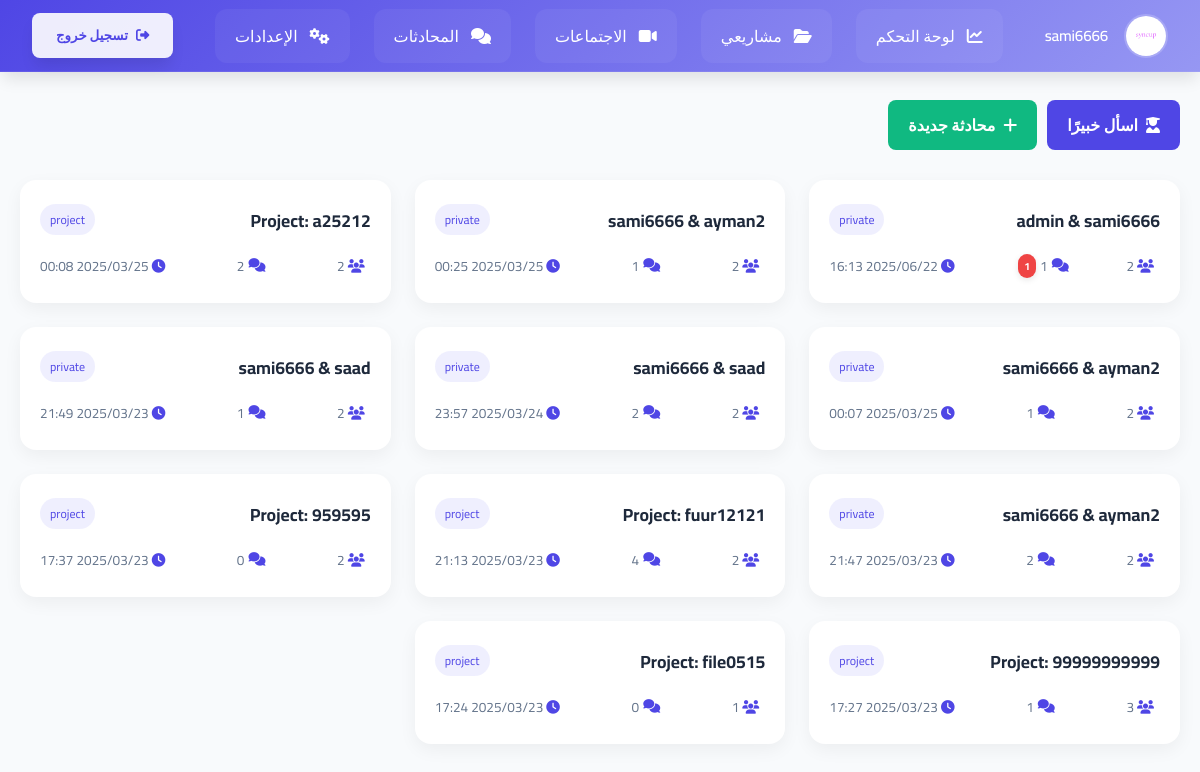
The app's page /chat/ (signed in) with its own data.
### users/models.py (models this page shows, shortened)
class CustomUser(AbstractUser):
    phone_regex = RegexValidator(
        regex=r'^05\d{8}$',
        message="Phone number must start with 05 and be exactly 10 digits."
    )
    phone_number = models.CharField(
        max_length=10,
        unique=True,
        validators=[phone_regex],
        help_text="Phone number must start with 05 and contain exactly 10 digits."
    )
    ROLE_CHOICES = [
        ('member', 'Member'),
        ('expert', 'Expert')
    ]
    role = models.CharField(
        max_length=10,
        choices=ROLE_CHOICES,
        default='member'
    )
    profile_image = models.ImageField(
        upload_to='profile_pics/',
        default='profile_pics/p.png',
        blank=True,
        null=True
    )
    short_bio = models.CharField(
        max_length=15,
        blank=True,
        help_text="Short description (e.g., AI Expert, UI Guru)."
    )
    full_bio = models.TextField(
        blank=True,
        help_text="Detailed biography or personal summary."
    )
    groups = models.ManyToManyField(
        'auth.Group',
        related_name='custom_user_groups',
        blank=True
    )
    user_permissions = models.ManyToManyField(
        'auth.Permission',
        related_name='custom_user_permissions',
        blank=True
    )

### chat/models.py (models this page shows, shortened)
class ChatRoom(models.Model):
    ROOM_TYPES = [
        ('project', 'Project Chat'),
        ('private', 'Private Chat'),
        ('public', 'Public Chat'),
        ('expert', 'Expert Chat'),
    ]
    room_type = models.CharField(max_length=20, choices=ROOM_TYPES)
    name = models.CharField(max_length=255, blank=True, null=True)  # اسم وصفي اختياري
    project = models.ForeignKey(Project, on_delete=models.CASCADE, null=True, blank=True)
    participants = models.ManyToManyField(CustomUser, related_name='chat_rooms')
    created_at = models.DateTimeField(auto_now_add=True)

### chat/views.py (the view)
# urls.py: path('', chat_list, name='chat_list'),
@login_required
def chat_list(request):
    chats = ChatRoom.objects.filter(participants=request.user).annotate(
        unread_count=Count(
            'messages',
            filter=Q(messages__is_read=False) & ~Q(messages__sender=request.user)
        )
    ).order_by('-created_at')
    return render(request, 'chat_list.html', {'chats': chats})

### templates/chat_list.html (shortened to what this page needs)
<!DOCTYPE html>
<html lang="en">
<head>
  <link rel="stylesheet" href="https://cdnjs.cloudflare.com/ajax/libs/font-awesome/6.4.0/css/all.min.css" />
</head>
<body>
  {% include 'navbar.html' %}
  <div class="container">
    <div class="header">
      <div class="actions">
        <a href="{% url 'expert_page' %}" class="btn btn-expert">
          <i class="fas fa-user-graduate"></i> اسأل خبيرًا
        </a>
        <a href="{% url 'start_private_chat' %}" class="btn btn-user">
          <i class="fas fa-plus"></i> محادثة جديدة
        </a>
      </div>
    </div>
    <div class="chat-grid">
      {% for chat in chats %}
      <a href="{% url 'chat_detail' chat.id %}" class="chat-link">
        <div class="chat-card">
          <div class="chat-header">
            <div class="chat-title">{{ chat.name|default:"دردشة بدون اسم" }}</div>
            <div class="chat-type">{{ chat.room_type }}</div>
          </div>
          <div class="chat-meta">
            <span><i class="fas fa-users"></i> {{ chat.participants.count }}</span>
            <span class="message-count">
              <i class="fas fa-comments"></i> {{ chat.messages.count }}
              {% if chat.unread_count > 0 %}
              <span class="unread-badge">{{ chat.unread_count }}</span>
              {% endif %}
            </span>
            <span><i class="fas fa-clock"></i> {{ chat.created_at|date:"Y/m/d H:i" }}</span>
          </div>
        </div>
      </a>
      {% empty %}
      <div class="chat-card">
        <p style="text-align:center; color: var(--subtle);">لا توجد غرف دردشة نشطة حالياً. ابدأ واحدة الآن!</p>
      </div>
      {% endfor %}
    </div>
  </div>
</body>
</html>

### templates/navbar.html (shortened to what this page needs)
<!DOCTYPE html>
<html lang="ar" dir="rtl">
<head>
    <link rel="stylesheet" href="https://cdnjs.cloudflare.com/ajax/libs/font-awesome/6.4.2/css/all.min.css">
</head>
<body>
    <nav class="navbar">
        <div class="profile">
            <img src="{{ user.profile_image.url }}"
                 class="profile__image"
                 onerror="this.onerror=null; this.src='/media/profile_pics/p.png';"
                 alt="صورة المستخدم">
            <span class="profile__name">{{ user.username }}</span>
        </div>
        <div class="nav-links">
            {% if user.role != 'expert' %}
                <a href="{% url 'dashboard' %}" class="nav-link">
                    <i class="fas fa-chart-line"></i>
                    <span>لوحة التحكم</span>
                </a>
                <a href="{% url 'projects_list' %}" class="nav-link">
                    <i class="fas fa-folder-open"></i>
                    <span>مشاريعي</span>
                </a>
            {% endif %}
            {% if user.role == 'expert' %}
                <a href="{% url 'expert_availability_manage' %}" class="nav-link">
                    <i class="fas fa-calendar-alt"></i>
                    <span>مواعيدي</span>
                </a>
                <a href="{% url 'edit_expert_bio' %}" class="nav-link">
                    <i class="fas fa-user-edit"></i>
                    <span>السيرة الذاتية</span>
                </a>
            {% else %}
                <a href="{% url 'meeting_list' %}" class="nav-link">
                    <i class="fas fa-video"></i>
                    <span>الاجتماعات</span>
                </a>
            {% endif %}
            <a href="{% url 'chat_list' %}" class="nav-link">
                <i class="fas fa-comments"></i>
                <span>المحادثات</span>
            </a>
            <a href="{% url 'settings' %}" class="nav-link">
                <i class="fas fa-cogs"></i>
                <span>الإعدادات</span>
            </a>
        </div>
        <form id="logout-form" action="{% url 'logout' %}" method="post">
            <button type="submit" class="logout">
                <i class="fas fa-sign-out-alt"></i>
                <span class="logout__text">تسجيل خروج</span>
            </button>
        </form>
    </nav>
</body>
</html>

### templates/chat_list.html (style rules this page uses)
:root { --primary: #4f46e5; --secondary: #10b981; --danger: #ef4444; --bg: #f1f5f9; --white: #ffffff; --text: #1e293b; --subtle: #64748b; }
body { margin: 0; font-family: 'Inter', sans-serif; background: var(--bg); }
.container { max-width: 1200px; margin: auto; padding: 100px 20px 40px; }
.header { display: flex; justify-content: space-between; align-items: center; margin-bottom: 30px; flex-wrap: wrap; gap: 16px; }
.actions { display: flex; gap: 10px; flex-wrap: wrap; }
.btn { padding: 10px 20px; border-radius: 8px; font-weight: 600; color: white; text-decoration: none; display: flex; align-items: center; gap: 8px; white-space: nowrap; }
.btn-expert { background: var(--primary); }
.btn-user { background: var(--secondary); }
.chat-grid { display: grid; grid-template-columns: repeat(auto-fit, minmax(320px, 1fr)); gap: 24px; }
.chat-card { background: var(--white); border-radius: 16px; box-shadow: 0 6px 18px rgba(0,0,0,0.05); padding: 24px 20px; position: relative; transition: transform 0.2s ease; }
.chat-header { display: flex; justify-content: space-between; align-items: start; margin-bottom: 16px; gap: 10px; flex-wrap: wrap; }
.chat-title { font-size: 1.1rem; font-weight: 700; color: var(--text); word-break: break-word; }
.chat-type { font-size: 0.75rem; background: rgba(99,102,241,0.1); padding: 4px 10px; border-radius: 999px; color: var(--primary); }
.chat-meta { display: flex; justify-content: space-between; align-items: center; flex-wrap: wrap; gap: 10px; font-size: 0.85rem; color: var(--subtle); }
.chat-meta i { margin-right: 6px; color: var(--primary); }
.message-count { position: relative; display: inline-flex; align-items: center; gap: 4px; }
.unread-badge { position: relative; background: var(--danger); color: white; font-size: 0.65rem; font-weight: 700; padding: 2px 6px; border-radius: 999px; margin-left: 6px; box-shadow: 0 2px 6px rgba(0,0,0,0.1); }
.chat-link { text-decoration: none; color: inherit; display: block; }

### templates/navbar.html (style rules this page uses)
:root { --primary-500: #4f46e5; --primary-600: #4f46e5; --surface-100: #f8fafc; --surface-900: #0f172a; --text-primary: #1e293b; --text-inverse: #ffffff; --transition-default: 300ms cubic-bezier(0.4, 0, 0.2, 1); --shadow-lg: 0 10px 15px -3px rgba(0, 0, 0, 0.1); }
* { margin: 0; padding: 0; box-sizing: border-box; font-family: 'Cairo', sans-serif; }
body { background-color: var(--surface-100); color: var(--text-primary); }
.navbar { position: fixed; top: 0; right: 0; width: 100%; height: 72px; display: flex; align-items: center; justify-content: space-between; padding: 0 2rem; background: linear-gradient(135deg, #4f46e5, #9697f3); backdrop-filter: blur(12px); box-shadow: var(--shadow-lg); z-index: 1000; border-bottom: 1px solid rgba(255, 255, 255, 0.1); }
.profile { display: flex; align-items: center; gap: 1rem; color: var(--text-inverse); position: relative; }
.profile__image { width: 44px; height: 44px; border-radius: 50%; object-fit: cover; border: 2px solid rgba(255, 255, 255, 0.2); transition: transform var(--transition-default); }
.profile__name { font-weight: 600; font-size: 0.95rem; letter-spacing: -0.2px; }
.nav-links { display: flex; gap: 1.5rem; align-items: center; transition: transform var(--transition-default); }
.nav-link { color: var(--text-inverse); text-decoration: none; padding: 0.75rem 1.25rem; border-radius: 0.75rem; display: flex; align-items: center; gap: 0.75rem; position: relative; background: rgba(255, 255, 255, 0.05); transition: all var(--transition-default); }
.nav-link::after { content: ''; position: absolute; bottom: 0; right: 50%; width: 0; height: 2px; background: var(--text-inverse); transition: all var(--transition-default); }
.logout { background: rgba(255, 255, 255, 0.9); color: var(--primary-600); border: none; padding: 0.6rem 1.5rem; border-radius: 0.5rem; display: flex; align-items: center; gap: 0.5rem; cursor: pointer; transition: all var(--transition-default); font-weight: 600; box-shadow: var(--shadow-lg); }

### records on screen
CustomUser: profile_image (picture), username "sami6666"
ChatRoom: name "admin & sami6666", room_type "private", participants.count "2", messages.count "1", unread_count "1", created_at "2025/06/22 16:13"
ChatRoom: name "sami6666 & ayman2", room_type "private", participants.count "2", messages.count "1", created_at "2025/03/25 00:25"
ChatRoom: name "Project: a25212", room_type "project", participants.count "2", messages.count "2", created_at "2025/03/25 00:08"
ChatRoom: name "sami6666 & ayman2", room_type "private", participants.count "2", messages.count "1", created_at "2025/03/25 00:07"
ChatRoom: name "sami6666 & saad", room_type "private", participants.count "2", messages.count "2", created_at "2025/03/24 23:57"
ChatRoom: name "sami6666 & saad", room_type "private", participants.count "2", messages.count "1", created_at "2025/03/23 21:49"
ChatRoom: name "sami6666 & ayman2", room_type "private", participants.count "2", messages.count "2", created_at "2025/03/23 21:47"
ChatRoom: name "Project: fuur12121", room_type "project", participants.count "2", messages.count "4", created_at "2025/03/23 21:13"
ChatRoom: name "Project: 959595", room_type "project", participants.count "2", messages.count "0", created_at "2025/03/23 17:37"
ChatRoom: name "Project: 99999999999", room_type "project", participants.count "3", messages.count "1", created_at "2025/03/23 17:27"
ChatRoom: name "Project: file0515", room_type "project", participants.count "1", messages.count "0", created_at "2025/03/23 17:24"
